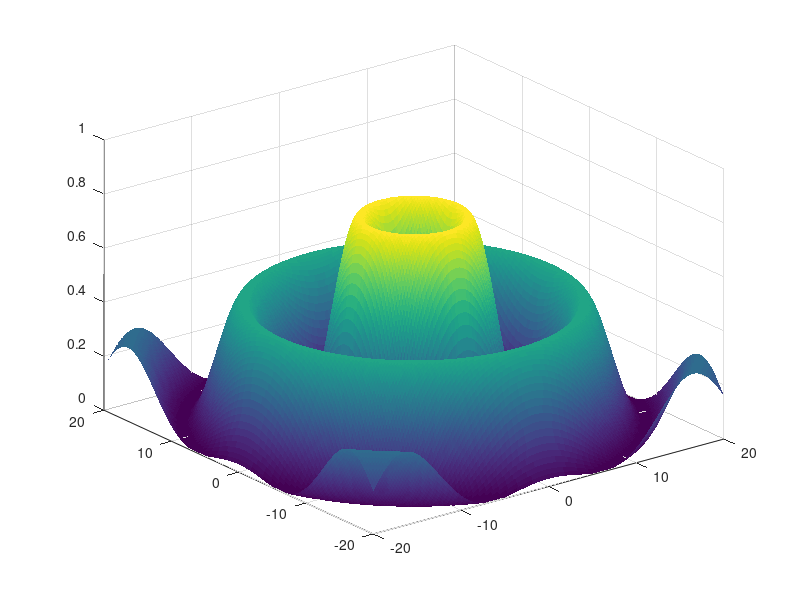

Recreate this plot in MATLAB. (Note: this script raises an error after producing the figure.)
clear

[X, Y] = meshgrid(linspace(-20,20,200), linspace(-20,20,200));
Z = sin(0.3.*(X.^2 + Y.^2).^(1/2)) .^2.*exp(-0.05*((X.^2 + Y.^2).^(1/2))) ;

F = figure('Color', 'w');
A = axes(F);
S = surf(X,Y,Z, 'EdgeColor', 'none');

zlim([0 1])
clock = 0;
while isvalid(F)
    S.ZData = sin(0.3.*(X.^2 + Y.^2).^(1/2) - 2*clock) .^2.*exp(-0.05*((X.^2 + Y.^2).^(1/2))) ;
    drawnow
    clock = clock + 0.02;
end